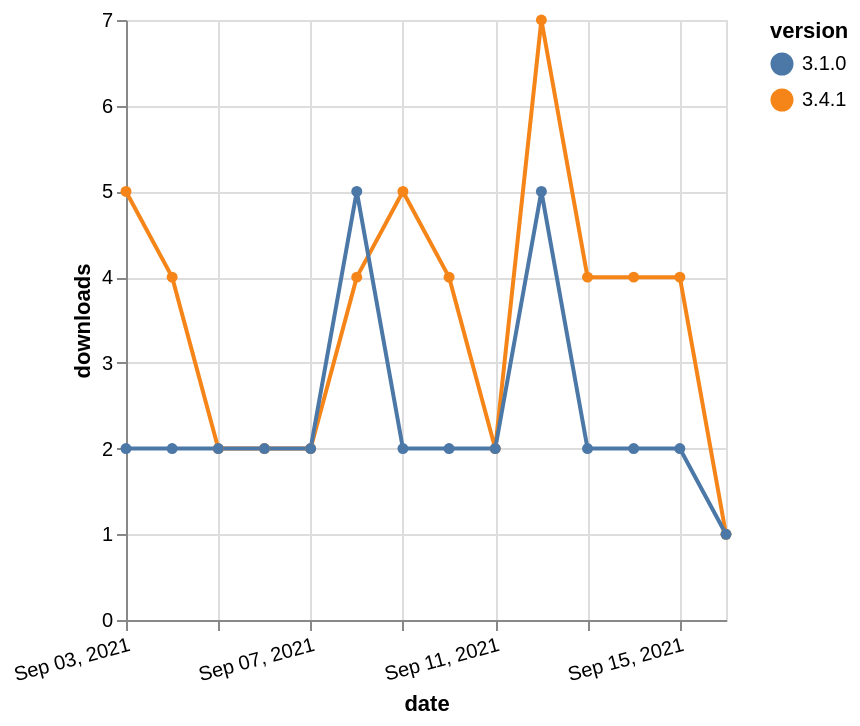

The Vega-Lite source for this figure:
### Vega-Lite specification from a JSON file in a GitHub repository (floating-point values rounded to 4 significant figures)
{"$schema": "https://vega.github.io/schema/vega-lite/v5.json", "description": "A simple bar chart with embedded data.", "data": {"values": [{"date": "2021-09-03", "total": 3236, "delta": 5, "version": "3.4.1"}, {"date": "2021-09-04", "total": 3240, "delta": 4, "version": "3.4.1"}, {"date": "2021-09-05", "total": 3242, "delta": 2, "version": "3.4.1"}, {"date": "2021-09-06", "total": 3244, "delta": 2, "version": "3.4.1"}, {"date": "2021-09-07", "total": 3246, "delta": 2, "version": "3.4.1"}, {"date": "2021-09-08", "total": 3250, "delta": 4, "version": "3.4.1"}, {"date": "2021-09-09", "total": 3255, "delta": 5, "version": "3.4.1"}, {"date": "2021-09-10", "total": 3259, "delta": 4, "version": "3.4.1"}, {"date": "2021-09-11", "total": 3261, "delta": 2, "version": "3.4.1"}, {"date": "2021-09-12", "total": 3268, "delta": 7, "version": "3.4.1"}, {"date": "2021-09-13", "total": 3272, "delta": 4, "version": "3.4.1"}, {"date": "2021-09-14", "total": 3276, "delta": 4, "version": "3.4.1"}, {"date": "2021-09-15", "total": 3280, "delta": 4, "version": "3.4.1"}, {"date": "2021-09-16", "total": 3281, "delta": 1, "version": "3.4.1"}, {"date": "2021-09-03", "total": 4073, "delta": 2, "version": "3.1.0"}, {"date": "2021-09-04", "total": 4075, "delta": 2, "version": "3.1.0"}, {"date": "2021-09-05", "total": 4077, "delta": 2, "version": "3.1.0"}, {"date": "2021-09-06", "total": 4079, "delta": 2, "version": "3.1.0"}, {"date": "2021-09-07", "total": 4081, "delta": 2, "version": "3.1.0"}, {"date": "2021-09-08", "total": 4086, "delta": 5, "version": "3.1.0"}, {"date": "2021-09-09", "total": 4088, "delta": 2, "version": "3.1.0"}, {"date": "2021-09-10", "total": 4090, "delta": 2, "version": "3.1.0"}, {"date": "2021-09-11", "total": 4092, "delta": 2, "version": "3.1.0"}, {"date": "2021-09-12", "total": 4097, "delta": 5, "version": "3.1.0"}, {"date": "2021-09-13", "total": 4099, "delta": 2, "version": "3.1.0"}, {"date": "2021-09-14", "total": 4101, "delta": 2, "version": "3.1.0"}, {"date": "2021-09-15", "total": 4103, "delta": 2, "version": "3.1.0"}, {"date": "2021-09-16", "total": 4104, "delta": 1, "version": "3.1.0"}]}, "width": "container", "mark": {"type": "line", "point": {"filled": true}}, "encoding": {"x": {"field": "date", "type": "temporal", "timeUnit": "yearmonthdate", "title": "date", "axis": {"labelAngle": -15}}, "y": {"field": "delta", "type": "quantitative", "title": "downloads"}, "color": {"field": "version", "type": "nominal"}, "tooltip": {"field": "delta"}}}
